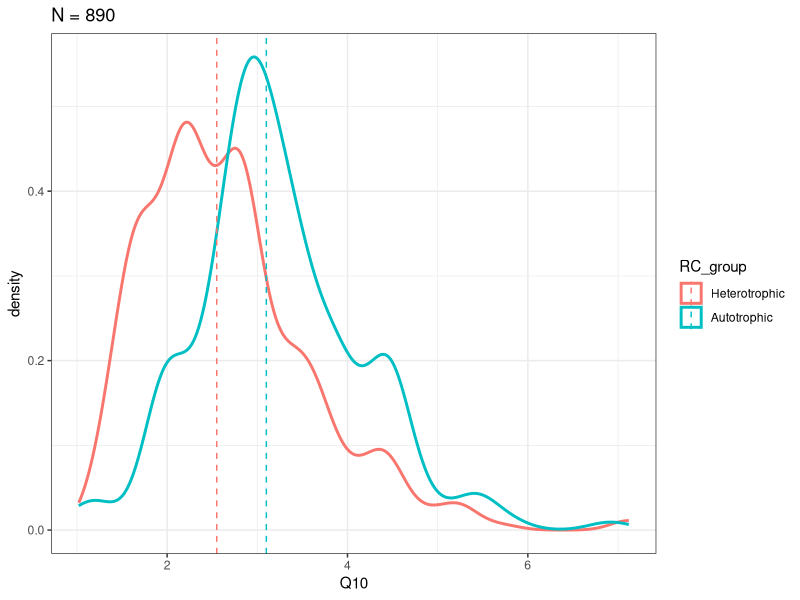
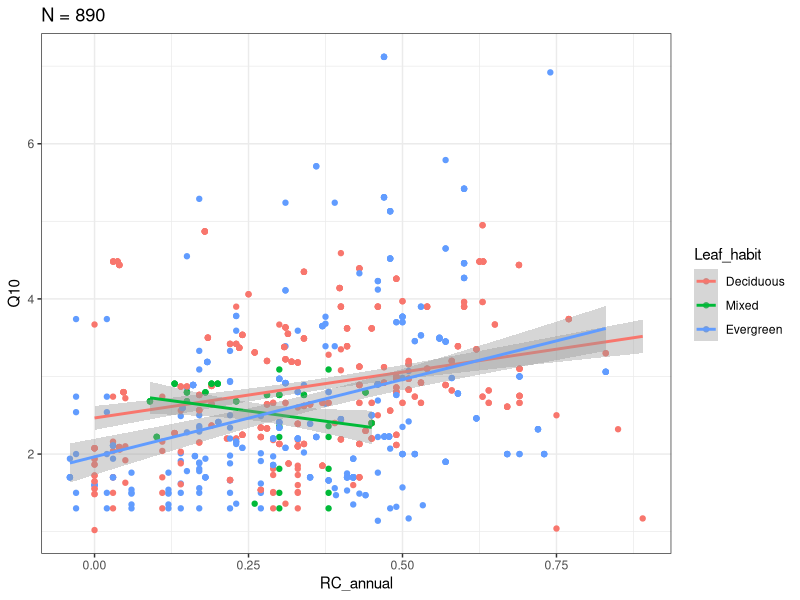
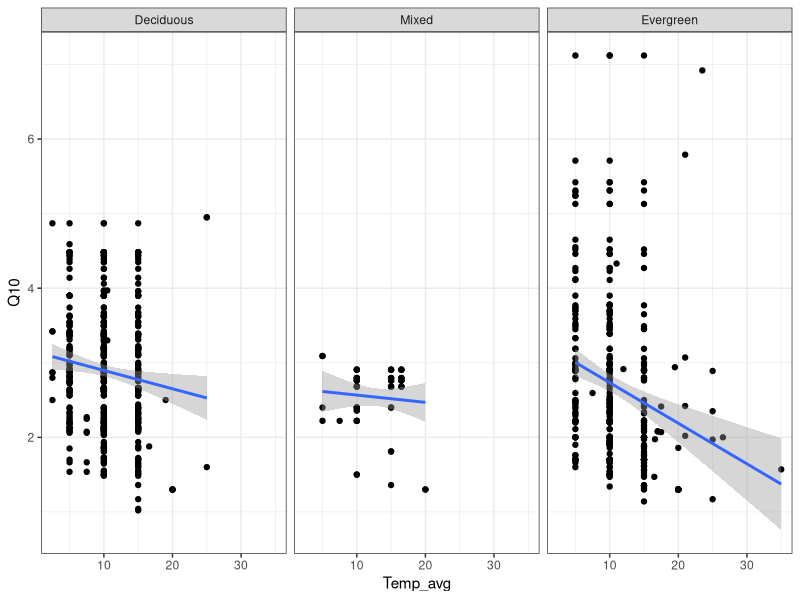

These figures' R source, in order:
## ---- chunk 1
knitr::opts_chunk$set(echo = FALSE)
srdb <- read.csv("data/srdb-data.csv")
library(dplyr)
library(tidyr)
library(ggplot2)
theme_set(theme_bw())
srdb %>% 
  as_tibble() %>% 
  select(RC_annual, Biome, Leaf_habit, starts_with("Q10")) -> 
  srdb

srdb %>% 
  select(RC_annual, Biome, Leaf_habit, Q10_0_10, Q10_5_15, Q10_0_20, Q10_10_20) %>% 
  gather(Label, Q10, starts_with("Q10")) ->
  srdb_standard

srdb %>% 
  select(RC_annual, Biome, Leaf_habit, Q10 = Q10_other1, Q10_other1_temp_min, Q10_other1_temp_max) %>% 
  mutate(Label = paste("Q10", Q10_other1_temp_min, Q10_other1_temp_max, sep = "_")) %>% 
  select(-Q10_other1_temp_min, -Q10_other1_temp_max) ->
  srdb_custom1

srdb %>% 
  select(RC_annual, Biome, Leaf_habit, Q10 = Q10_other2, Q10_other2_temp_min, Q10_other2_temp_max) %>% 
  mutate(Label = paste("Q10", Q10_other2_temp_min, Q10_other2_temp_max, sep = "_")) %>% 
  select(-Q10_other2_temp_min, -Q10_other2_temp_max) ->
  srdb_custom2

bind_rows(srdb_standard, srdb_custom1, srdb_custom2) %>% 
  filter(!is.na(RC_annual), !is.na(Q10)) %>% 
  separate(Label, sep = "_", into = c("X", "temp_low", "temp_high"), convert = TRUE) %>% 
  mutate(Temp_avg = (temp_low + temp_high) / 2,
        RC_group = cut(RC_annual, c(-0.1, 0.5, 1.0), labels = c("Heterotrophic", "Autotrophic")),
        Leaf_habit = factor(Leaf_habit, levels = c("Deciduous", "Mixed", "Evergreen"))) ->
  srdb_q10
## ---- chunk 2
srdb_q10 %>% 
  group_by(RC_group) %>% 
  summarise(Q10 = median(Q10)) -> 
  lbls

ggplot(srdb_q10, aes(x = Q10, color = RC_group)) + 
  geom_density(size = 1) + 
  ggtitle(paste("N =", nrow(srdb_q10))) + 
  geom_vline(data=lbls, aes(xintercept = Q10, color = RC_group), linetype = 2)

ggplot(srdb_q10, aes(RC_annual, Q10, color = Leaf_habit)) + 
  geom_point() + 
  geom_smooth(method = "lm") +
  ggtitle(paste("N =", nrow(srdb_q10)))

ggplot(srdb_q10, aes(Temp_avg, Q10)) + 
  geom_point() + 
  geom_smooth(method = "lm") +
  facet_wrap(~Leaf_habit)
## ---- chunk 3
srdb_q10 %>% 
  filter(RC_annual > 0) %>% 
  group_by(Leaf_habit, RC_group) %>% 
  summarise(Q10 = paste(round(median(Q10), 2), "N =", n())) %>% 
  spread(RC_group, Q10) %>% 
  kableExtra::kable()
## ---- chunk 4
m1 <- lm(Q10 ~ Leaf_habit * Temp_avg * RC_annual, data = srdb_q10)
#car::Anova(m1, type = "III")
m1_red <- MASS::stepAIC(m1, direction = "both", trace = 0)
car::Anova(m1_red, type = "III")
summary(m1_red)
## ---- chunk 5
m2 <- lm(Q10 ~ Leaf_habit * Temp_avg * RC_group, data = srdb_q10)
#car::Anova(m2, type = "III")
m2_red <- MASS::stepAIC(m2, direction = "both", trace = 0)
car::Anova(m2_red, type = "III")
summary(m2_red)
